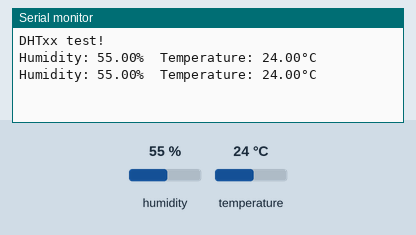
Recording of a sketch running on a simulated Arduino Uno, built with avr-gcc and run on an emulated ATmega328P. Parts: the last lines printed to the serial monitor. The inputs (shaded band) are chosen by the test bench; at power-on: humidity 55 %, temperature 24 °C.

Above: at 4.8 s.
4.9 s: humidity set to 22 %
At 6.5 s:
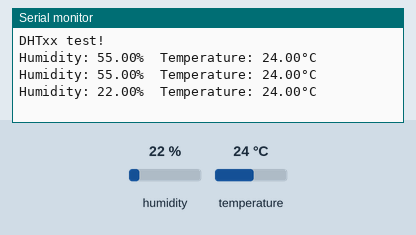
7.9 s: temperature set to 12 °C
At 8.9 s:
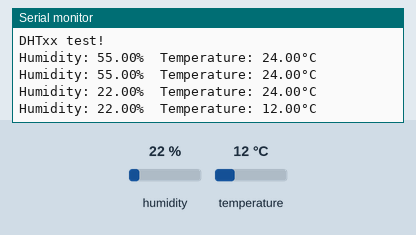
10.9 s: humidity set to 40 %
At 12.5 s:
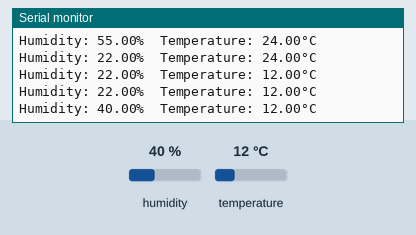
Timing chart, 0 to 14.0 s (numbered marks = the images above; inputs shaded):
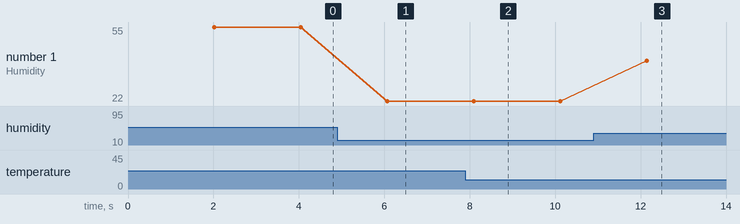

Measured:
- after the input at 4.9 s, the serial monitor: prints a new line after 1.2 s (image 1)
- after the input at 7.9 s, the serial monitor: prints a new line after 0.20 s (image 2)
- after the input at 10.9 s, the serial monitor: prints a new line after 1.2 s (image 3)
- plotted number 1: 55 → 22 after the input at 4.9 s, 22 → 40 after the input at 10.9 s

The sketch:

DHT11.ino
```cpp
#include "DHT.h"

#define DHTPIN 13     // Digital pin connected to the DHT sensor

// #define 상수명 -> 상수 : 변하지 않는 수
#define DHTTYPE DHT11   // DHT 11

DHT dht(DHTPIN, DHTTYPE);

void setup() {
  Serial.begin(9600);
  Serial.println(F("DHTxx test!"));

  dht.begin();
}

void loop() {
  delay(2000);

  float h = dht.readHumidity(); // 습도
  // Read temperature as Celsius (the default)
  float t = dht.readTemperature(); // 온도
  // Read temperature as Fahrenheit (isFahrenheit = true)
  float f = dht.readTemperature(true); // 화씨

  // Check if any reads failed and exit early (to try again).
  if (isnan(h) || isnan(t) || isnan(f)) {
    Serial.println(F("Failed to read from DHT sensor!"));
    return;
  }

  // Compute heat index in Fahrenheit (the default)
  float hif = dht.computeHeatIndex(f, h);
  // Compute heat index in Celsius (isFahreheit = false)
  float hic = dht.computeHeatIndex(t, h, false);

  // Serial.print(F("Humidity: "));
  // Serial.print(h);
  // Serial.print(F("%  Temperature: "));
  // Serial.print(t);
  // Serial.print(F("°C "));
  // Serial.print(f);
  // Serial.print(F("°F  Heat index: "));
  // Serial.print(hic);
  // Serial.print(F("°C "));
  // Serial.print(hif);
  // Serial.println(F("°F"));

  Serial.print(("Humidity: "));
  Serial.print(h);
  Serial.print(("%  Temperature: "));
  Serial.print(t);
  Serial.println(("°C "));
}
```
